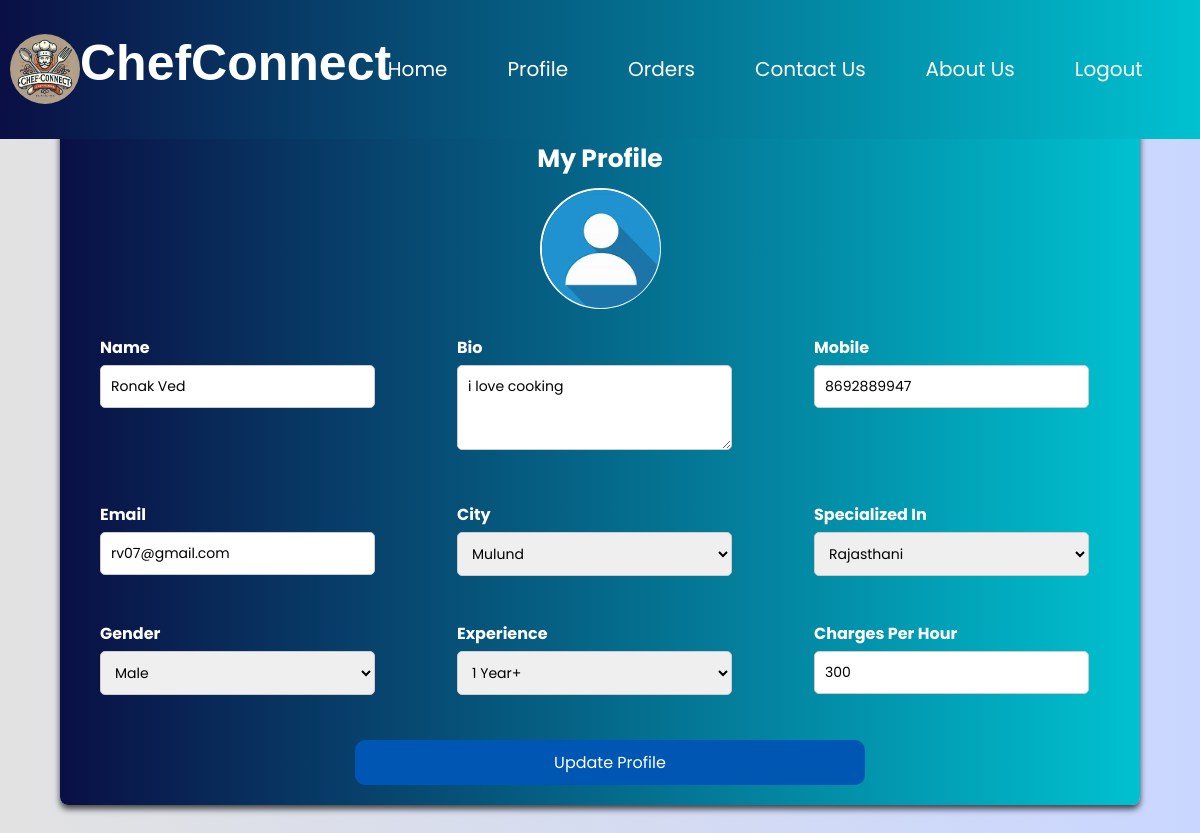
The page /profile/chef_profile.php (signed in) on the database its author committed.
### tables this page shows
CREATE TABLE `chefs` (
  `chef_id` int(100) NOT NULL,
  `chef_name` varchar(100) NOT NULL,
  `chef_email` varchar(100) NOT NULL,
  `chef_mobile` varchar(100) NOT NULL,
  `chef_password` varchar(100) NOT NULL,
  `chef_pic` varchar(100) DEFAULT NULL,
  `gender` varchar(100) NOT NULL,
  `city` varchar(100) NOT NULL,
  `charges` int(100) NOT NULL,
  `experience` varchar(100) DEFAULT NULL,
  `speciality` varchar(100) NOT NULL,
  `bio` varchar(100) DEFAULT NULL,
  `chef_ratings` int(10) NOT NULL DEFAULT 4
);

### profile/chef_profile.php (the view, shortened to what this page needs)
<?php
include '../db/config.php';
$chef_id = $_SESSION['chefdata']['chef_id'];
$sql = "SELECT chef_name, bio, chef_mobile, chef_email, city, speciality, gender, experience, charges, chef_pic  FROM chefs WHERE chef_id = $chef_id";
$stmt = mysqli_query($conn, $sql);
if (mysqli_num_rows($stmt) > 0) {
    $chef_data = mysqli_fetch_assoc($stmt);
} else {
    echo "Chef data not found";
}
?>
<!DOCTYPE html>
<html lang="en">
<head>
    <link rel="stylesheet" href="../style.css">
</head>
<body>
<nav class="navbar chef-nav">
        <div class="comname"><img src="../assets/web_images/logo.webp" alt="cheflogo">ChefConnect</div>
        <ul class="nav-link">
            <li><a href="../home/chef_home.php">Home</a></li>
            <li><a href="chef_profile.php">Profile</a></li>
            <li><a href="#">Orders</a></li>
            <li><a href="#">Contact Us</a></li>
            <li><a href="#">About Us</a></li>
            <li><a href="../logReg/chef_logout.php">Logout</a></li>
        </ul>
    </nav>
    <div class="chef-profile-container">
        <h2 id="chef-prof-head">My Profile</h2>
        <form method="post" enctype="multipart/form-data">
        <div class="chef-profile-pic-container">
        <label for="chef-profile-pic" class="chef-profile-pic-label">
            <div id="chef-profile-pic-preview">
            <img id="chef-img-preview" src="<?php if ($chef_data['chef_pic'] != '') {
                                echo '../assets/uploads/chef_pic/' . htmlspecialchars($chef_data['chef_pic']);
                            } else {
                                echo '../assets/web_images/default-profile-pic.jpeg';
                            } ?>"
                            alt="Profile Picture" />
            </div>
            </label>
        </div>
        <div class="chef-profile-form">
                <div class="chef-profile-row">
                    <div class="chef-profile-item">
                        <label for="name">Name</label>
                        <input type="text" id="name" name="name" required value="<?php echo htmlspecialchars($chef_data['chef_name']); ?>">
                    </div>
                    <div class="chef-profile-item">
                        <label for="bio">Bio</label>
                        <textarea id="bio" name="bio" rows="3"><?php echo htmlspecialchars($chef_data['bio']); ?></textarea>
                    </div>
                    <div class="chef-profile-item">
                        <label for="mobile">Mobile</label>
                        <input type="tel" id="mobile" name="mobile" readonly value="<?php echo htmlspecialchars($chef_data['chef_mobile']); ?>">
                    </div>
                </div>
                <div class="chef-profile-row">
                    <div class="chef-profile-item">
                        <label for="email">Email</label>
                        <input type="email" id="email" name="email" readonly value="<?php echo htmlspecialchars($chef_data['chef_email']); ?>">
                    </div>
                    <div class="chef-profile-item">
                        <label for="city">City</label>
                        <select id="city" name="city" required>
                            <option value="Mulund" <?php if ($chef_data['city'] == 'Mulund') echo 'selected'; ?>>Mulund</option>
                        </select>
                    </div>
                    <div class="chef-profile-item">
                        <label for="speciality">Specialized In</label>
                        <select id="speciality" name="speciality" required>
                            <option value="Rajasthani" <?php if ($chef_data['speciality'] == 'Rajasthani') echo 'selected'; ?>>Rajasthani</option>
                        </select>
                    </div>
                </div>
                <div class="chef-profile-row">
                    <div class="chef-profile-item">
                        <label for="chef_gender">Gender</label>
                        <select id="chef_gender" name="chef_gender" readonly>
                            <option value="Male" <?php if ($chef_data['gender'] == 'Male') echo 'selected'; ?>>Male</option>
                        </select>
                    </div>
                    <div class="chef-profile-item">
                        <label for="experience">Experience</label>
                        <select id="experience" name="experience">
                            <option value="1 Year+" <?php if ($chef_data['experience'] == '1 Year+') echo 'selected'; ?>>1 Year+</option>
                        </select>
                    </div>
                    <div class="chef-profile-item">
                        <label for="charges">Charges Per Hour</label>
                        <input type="number" id="charges" name="charges" value="<?php echo htmlspecialchars($chef_data['charges']); ?>">
                    </div>
                </div>
                <button id="chef-profile-update-button" type="submit" name="update_button">Update Profile</button>
            </div>
        </form>
    </div>
</body>
</html>

### style.css (style rules this page uses)
* { margin: 0; padding: 0; box-sizing: border-box; font-family: 'Poppins', sans-serif; }
body { display: flex; justify-content: center; align-items: center; min-height: 100vh; background: linear-gradient(90deg, #e2e2e2, #c9d6ff); margin: 0; padding: 0; }
.navbar { position: absolute; top: 0; width: 100%; height: 15%; padding: 10px 10px; background: linear-gradient(90deg, #290248, #3c006b); color: #020618; display: flex; align-items: center; justify-content: space-between; }
.navbar .comname img { width: 70px; height: 70px; border-radius: 50px; object-fit: contain; }
.navbar .comname { width: 28%; display: flex; flex-direction: row; justify-content: space-around; align-items: space-around; }
.comname { font-size: 50px; font-family: 'Gill Sans', 'Gill Sans MT', Calibri, 'Trebuchet MS', sans-serif; font-weight: bold; color: #fff; }
.nav-link { display: flex; justify-content: flex-end; gap: 20px; list-style: none; padding: 0; margin: 0; }
.nav-link li { margin: 0; padding: 0; }
.nav-link li a { text-decoration: none; color: #fff; padding: 10px 20px; font-size: 20px; transition: color 0.3s; }
label { color: #fff; display: block; margin-bottom: 5px; font-weight: bold; }
.chef-nav { z-index: 100; background: linear-gradient(90deg, #0A0F44, #00C1D0); }
.chef-profile-container { width: 90%; margin: 10% auto; background: linear-gradient(90deg, #0A0F44, #00C1D0); border-radius: 8px; box-shadow: 0 4px 6px rgba(0, 0, 0, 0.7); padding: 20px; }
#chef-prof-head { font-size: 25px; color: #fff; text-align: center; margin-bottom: 10px; }
.chef-profile-pic-container { text-align: center; margin-bottom: 20px; }
.chef-profile-pic-label { display: inline-block; cursor: pointer; }
#chef-profile-pic-preview { text-align: center; width: 121px; height: 121px; border-radius: 50%; border: 2px solid #fff; }
#chef-img-preview { width: 118px; height: 118px; object-fit: cover; border-radius: 50%; }
.chef-profile-form { display: flex; flex-wrap: wrap; gap: 15px; margin-left: 20px; justify-content: space-between; }
.chef-profile-row { display: flex; justify-content: space-between; width: 100%; margin-bottom: 10px; }
.chef-profile-item { width: 30%; }
label { display: block; margin-bottom: 5px; font-weight: bold; }
input, textarea, select { width: 90%; padding: 10px; border: 1px solid #ccc; border-radius: 5px; font-size: 14px; margin-bottom: 20px; transition: all 0.3s ease; }
#chef-profile-update-button { background-color: #0056b3; color: white; border: none; margin: auto; padding: 10px 15px; font-size: 16px; cursor: pointer; border-radius: 10px; width: 50%; transition: all 0.3s ease; }

### rows shown on the page
chefs: name "Ronak Ved", bio "i love cooking", mobile "8692889947", email "rv07@gmail.com", charges "300"
